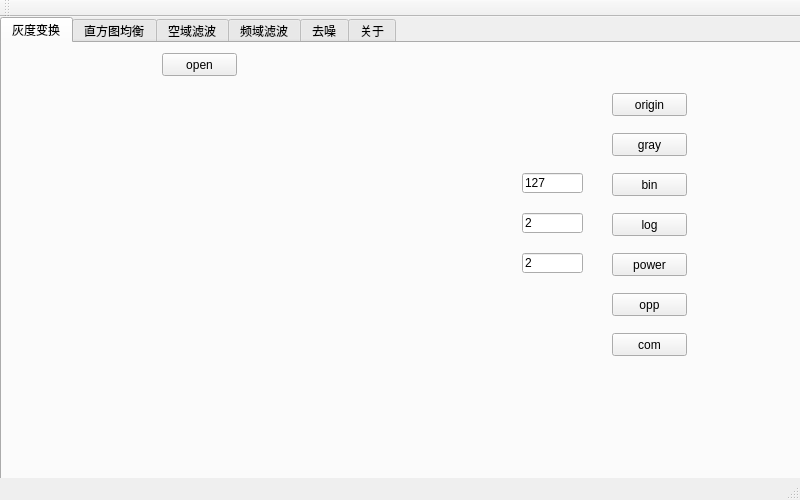
<?xml version="1.0" encoding="UTF-8"?>
<ui version="4.0">
 <class>MainWindow</class>
 <widget class="QMainWindow" name="MainWindow">
  <property name="geometry">
   <rect>
    <x>0</x>
    <y>0</y>
    <width>800</width>
    <height>500</height>
   </rect>
  </property>
  <property name="windowTitle">
   <string>PictureProcess</string>
  </property>
  <widget class="QWidget" name="centralWidget">
   <widget class="QTabWidget" name="tabWidget">
    <property name="geometry">
     <rect>
      <x>0</x>
      <y>0</y>
      <width>801</width>
      <height>471</height>
     </rect>
    </property>
    <property name="currentIndex">
     <number>0</number>
    </property>
    <widget class="QWidget" name="tab">
     <attribute name="title">
      <string>灰度变换</string>
     </attribute>
     <widget class="QPushButton" name="pushButton">
      <property name="geometry">
       <rect>
        <x>160</x>
        <y>10</y>
        <width>75</width>
        <height>23</height>
       </rect>
      </property>
      <property name="text">
       <string>open</string>
      </property>
     </widget>
     <widget class="QLabel" name="labelimage">
      <property name="geometry">
       <rect>
        <x>30</x>
        <y>50</y>
        <width>331</width>
        <height>341</height>
       </rect>
      </property>
      <property name="text">
       <string/>
      </property>
     </widget>
     <widget class="QPushButton" name="pushButton_3">
      <property name="geometry">
       <rect>
        <x>610</x>
        <y>50</y>
        <width>75</width>
        <height>23</height>
       </rect>
      </property>
      <property name="text">
       <string>origin</string>
      </property>
     </widget>
     <widget class="QPushButton" name="pushButton_2">
      <property name="geometry">
       <rect>
        <x>610</x>
        <y>90</y>
        <width>75</width>
        <height>23</height>
       </rect>
      </property>
      <property name="text">
       <string>gray</string>
      </property>
     </widget>
     <widget class="QPushButton" name="pushButton_4">
      <property name="geometry">
       <rect>
        <x>610</x>
        <y>130</y>
        <width>75</width>
        <height>23</height>
       </rect>
      </property>
      <property name="text">
       <string>bin</string>
      </property>
     </widget>
     <widget class="QPushButton" name="pushButton_5">
      <property name="geometry">
       <rect>
        <x>610</x>
        <y>170</y>
        <width>75</width>
        <height>23</height>
       </rect>
      </property>
      <property name="text">
       <string>log</string>
      </property>
     </widget>
     <widget class="QPushButton" name="pushButton_6">
      <property name="geometry">
       <rect>
        <x>610</x>
        <y>210</y>
        <width>75</width>
        <height>23</height>
       </rect>
      </property>
      <property name="text">
       <string>power</string>
      </property>
     </widget>
     <widget class="QPushButton" name="pushButton_7">
      <property name="geometry">
       <rect>
        <x>610</x>
        <y>250</y>
        <width>75</width>
        <height>23</height>
       </rect>
      </property>
      <property name="text">
       <string>opp</string>
      </property>
     </widget>
     <widget class="QPushButton" name="pushButton_8">
      <property name="geometry">
       <rect>
        <x>610</x>
        <y>290</y>
        <width>75</width>
        <height>23</height>
       </rect>
      </property>
      <property name="text">
       <string>com</string>
      </property>
     </widget>
     <widget class="QLineEdit" name="lineEdit_bin">
      <property name="geometry">
       <rect>
        <x>520</x>
        <y>130</y>
        <width>61</width>
        <height>20</height>
       </rect>
      </property>
      <property name="text">
       <string>127</string>
      </property>
     </widget>
     <widget class="QLineEdit" name="lineEdit_log">
      <property name="geometry">
       <rect>
        <x>520</x>
        <y>170</y>
        <width>61</width>
        <height>20</height>
       </rect>
      </property>
      <property name="text">
       <string>2</string>
      </property>
     </widget>
     <widget class="QLineEdit" name="lineEdit_power">
      <property name="geometry">
       <rect>
        <x>520</x>
        <y>210</y>
        <width>61</width>
        <height>20</height>
       </rect>
      </property>
      <property name="text">
       <string>2</string>
      </property>
     </widget>
    </widget>
    <widget class="QWidget" name="tab_2">
     <attribute name="title">
      <string>直方图均衡</string>
     </attribute>
     <widget class="QPushButton" name="pushButton_9">
      <property name="geometry">
       <rect>
        <x>160</x>
        <y>10</y>
        <width>75</width>
        <height>23</height>
       </rect>
      </property>
      <property name="text">
       <string>open</string>
      </property>
     </widget>
     <widget class="QLabel" name="labelimage_2">
      <property name="geometry">
       <rect>
        <x>30</x>
        <y>50</y>
        <width>331</width>
        <height>341</height>
       </rect>
      </property>
      <property name="text">
       <string/>
      </property>
     </widget>
     <widget class="QLabel" name="labelhist">
      <property name="geometry">
       <rect>
        <x>400</x>
        <y>50</y>
        <width>201</width>
        <height>341</height>
       </rect>
      </property>
      <property name="text">
       <string/>
      </property>
     </widget>
     <widget class="QPushButton" name="pushButton_10">
      <property name="geometry">
       <rect>
        <x>670</x>
        <y>220</y>
        <width>75</width>
        <height>71</height>
       </rect>
      </property>
      <property name="text">
       <string>histbalance</string>
      </property>
     </widget>
     <widget class="QPushButton" name="pushButton_11">
      <property name="geometry">
       <rect>
        <x>670</x>
        <y>120</y>
        <width>71</width>
        <height>71</height>
       </rect>
      </property>
      <property name="text">
       <string>origin</string>
      </property>
     </widget>
    </widget>
    <widget class="QWidget" name="tab_3">
     <attribute name="title">
      <string>空域滤波</string>
     </attribute>
     <widget class="QPushButton" name="pushButton_12">
      <property name="geometry">
       <rect>
        <x>160</x>
        <y>10</y>
        <width>75</width>
        <height>23</height>
       </rect>
      </property>
      <property name="text">
       <string>open</string>
      </property>
     </widget>
     <widget class="QLabel" name="labelimage_3">
      <property name="geometry">
       <rect>
        <x>30</x>
        <y>50</y>
        <width>331</width>
        <height>341</height>
       </rect>
      </property>
      <property name="text">
       <string/>
      </property>
     </widget>
     <widget class="QPushButton" name="pushButton_13">
      <property name="geometry">
       <rect>
        <x>430</x>
        <y>40</y>
        <width>75</width>
        <height>23</height>
       </rect>
      </property>
      <property name="text">
       <string>origin</string>
      </property>
     </widget>
     <widget class="QPushButton" name="pushButton_14">
      <property name="geometry">
       <rect>
        <x>430</x>
        <y>80</y>
        <width>75</width>
        <height>23</height>
       </rect>
      </property>
      <property name="text">
       <string>avl_3</string>
      </property>
     </widget>
     <widget class="QPushButton" name="pushButton_15">
      <property name="geometry">
       <rect>
        <x>430</x>
        <y>120</y>
        <width>75</width>
        <height>23</height>
       </rect>
      </property>
      <property name="text">
       <string>avl_5</string>
      </property>
     </widget>
     <widget class="QPushButton" name="pushButton_16">
      <property name="geometry">
       <rect>
        <x>430</x>
        <y>160</y>
        <width>75</width>
        <height>23</height>
       </rect>
      </property>
      <property name="text">
       <string>avl_9</string>
      </property>
     </widget>
     <widget class="QPushButton" name="pushButton_17">
      <property name="geometry">
       <rect>
        <x>530</x>
        <y>80</y>
        <width>75</width>
        <height>23</height>
       </rect>
      </property>
      <property name="text">
       <string>guass_3</string>
      </property>
     </widget>
     <widget class="QPushButton" name="pushButton_18">
      <property name="geometry">
       <rect>
        <x>530</x>
        <y>120</y>
        <width>75</width>
        <height>23</height>
       </rect>
      </property>
      <property name="text">
       <string>guass_5</string>
      </property>
     </widget>
     <widget class="QPushButton" name="pushButton_19">
      <property name="geometry">
       <rect>
        <x>530</x>
        <y>160</y>
        <width>75</width>
        <height>23</height>
       </rect>
      </property>
      <property name="text">
       <string>guass_9</string>
      </property>
     </widget>
     <widget class="QPushButton" name="pushButton_20">
      <property name="geometry">
       <rect>
        <x>430</x>
        <y>210</y>
        <width>75</width>
        <height>23</height>
       </rect>
      </property>
      <property name="text">
       <string>lap</string>
      </property>
     </widget>
     <widget class="QPushButton" name="pushButton_21">
      <property name="geometry">
       <rect>
        <x>530</x>
        <y>210</y>
        <width>75</width>
        <height>23</height>
       </rect>
      </property>
      <property name="text">
       <string>lap_sharpen</string>
      </property>
     </widget>
     <widget class="QPushButton" name="pushButton_22">
      <property name="geometry">
       <rect>
        <x>430</x>
        <y>250</y>
        <width>75</width>
        <height>23</height>
       </rect>
      </property>
      <property name="text">
       <string>rob</string>
      </property>
     </widget>
     <widget class="QPushButton" name="pushButton_23">
      <property name="geometry">
       <rect>
        <x>530</x>
        <y>250</y>
        <width>75</width>
        <height>23</height>
       </rect>
      </property>
      <property name="text">
       <string>rob_sharpen</string>
      </property>
     </widget>
     <widget class="QPushButton" name="pushButton_24">
      <property name="geometry">
       <rect>
        <x>430</x>
        <y>290</y>
        <width>75</width>
        <height>23</height>
       </rect>
      </property>
      <property name="text">
       <string>sob</string>
      </property>
     </widget>
     <widget class="QPushButton" name="pushButton_25">
      <property name="geometry">
       <rect>
        <x>530</x>
        <y>290</y>
        <width>75</width>
        <height>23</height>
       </rect>
      </property>
      <property name="text">
       <string>sob_sharpen</string>
      </property>
     </widget>
    </widget>
    <widget class="QWidget" name="tab_4">
     <attribute name="title">
      <string>频域滤波</string>
     </attribute>
     <widget class="QPushButton" name="pushButton_39">
      <property name="geometry">
       <rect>
        <x>160</x>
        <y>10</y>
        <width>75</width>
        <height>23</height>
       </rect>
      </property>
      <property name="text">
       <string>open</string>
      </property>
     </widget>
     <widget class="QLabel" name="labelimage_4">
      <property name="geometry">
       <rect>
        <x>30</x>
        <y>50</y>
        <width>331</width>
        <height>341</height>
       </rect>
      </property>
      <property name="text">
       <string/>
      </property>
     </widget>
     <widget class="QPushButton" name="pushButton_40">
      <property name="geometry">
       <rect>
        <x>420</x>
        <y>70</y>
        <width>101</width>
        <height>23</height>
       </rect>
      </property>
      <property name="text">
       <string>ideal_highpass</string>
      </property>
     </widget>
     <widget class="QPushButton" name="pushButton_41">
      <property name="geometry">
       <rect>
        <x>420</x>
        <y>110</y>
        <width>101</width>
        <height>23</height>
       </rect>
      </property>
      <property name="text">
       <string>ideal_lowpass</string>
      </property>
     </widget>
     <widget class="QPushButton" name="pushButton_42">
      <property name="geometry">
       <rect>
        <x>380</x>
        <y>180</y>
        <width>141</width>
        <height>23</height>
       </rect>
      </property>
      <property name="text">
       <string>butterworth_highpass</string>
      </property>
     </widget>
     <widget class="QPushButton" name="pushButton_43">
      <property name="geometry">
       <rect>
        <x>380</x>
        <y>220</y>
        <width>141</width>
        <height>23</height>
       </rect>
      </property>
      <property name="text">
       <string>butterworth_lowpass</string>
      </property>
     </widget>
     <widget class="QLabel" name="label_5">
      <property name="geometry">
       <rect>
        <x>570</x>
        <y>30</y>
        <width>54</width>
        <height>12</height>
       </rect>
      </property>
      <property name="text">
       <string>range</string>
      </property>
     </widget>
     <widget class="QLabel" name="label_6">
      <property name="geometry">
       <rect>
        <x>660</x>
        <y>30</y>
        <width>54</width>
        <height>12</height>
       </rect>
      </property>
      <property name="text">
       <string>order</string>
      </property>
     </widget>
     <widget class="QLineEdit" name="lineEdit_idealh">
      <property name="geometry">
       <rect>
        <x>550</x>
        <y>70</y>
        <width>71</width>
        <height>20</height>
       </rect>
      </property>
      <property name="text">
       <string>60000</string>
      </property>
     </widget>
     <widget class="QLineEdit" name="lineEdit_ideall">
      <property name="geometry">
       <rect>
        <x>550</x>
        <y>110</y>
        <width>71</width>
        <height>20</height>
       </rect>
      </property>
      <property name="text">
       <string>60000</string>
      </property>
     </widget>
     <widget class="QLineEdit" name="lineEdit_butterh">
      <property name="geometry">
       <rect>
        <x>550</x>
        <y>180</y>
        <width>71</width>
        <height>20</height>
       </rect>
      </property>
      <property name="text">
       <string>30000</string>
      </property>
     </widget>
     <widget class="QLineEdit" name="lineEdit_butterl">
      <property name="geometry">
       <rect>
        <x>550</x>
        <y>220</y>
        <width>71</width>
        <height>20</height>
       </rect>
      </property>
      <property name="text">
       <string>50000</string>
      </property>
     </widget>
     <widget class="QLineEdit" name="lineEdit_butterho">
      <property name="geometry">
       <rect>
        <x>650</x>
        <y>180</y>
        <width>71</width>
        <height>20</height>
       </rect>
      </property>
      <property name="text">
       <string>5</string>
      </property>
     </widget>
     <widget class="QLineEdit" name="lineEdit_butterlo">
      <property name="geometry">
       <rect>
        <x>650</x>
        <y>220</y>
        <width>71</width>
        <height>20</height>
       </rect>
      </property>
      <property name="text">
       <string>5</string>
      </property>
     </widget>
     <widget class="QPushButton" name="pushButton_44">
      <property name="geometry">
       <rect>
        <x>420</x>
        <y>20</y>
        <width>101</width>
        <height>23</height>
       </rect>
      </property>
      <property name="text">
       <string>origin</string>
      </property>
     </widget>
    </widget>
    <widget class="QWidget" name="tab_5">
     <attribute name="title">
      <string>去噪</string>
     </attribute>
     <widget class="QPushButton" name="pushButton_26">
      <property name="geometry">
       <rect>
        <x>160</x>
        <y>10</y>
        <width>75</width>
        <height>23</height>
       </rect>
      </property>
      <property name="text">
       <string>open</string>
      </property>
     </widget>
     <widget class="QLabel" name="labelimage_5">
      <property name="geometry">
       <rect>
        <x>30</x>
        <y>50</y>
        <width>331</width>
        <height>341</height>
       </rect>
      </property>
      <property name="text">
       <string/>
      </property>
     </widget>
     <widget class="QPushButton" name="pushButton_27">
      <property name="geometry">
       <rect>
        <x>690</x>
        <y>50</y>
        <width>75</width>
        <height>71</height>
       </rect>
      </property>
      <property name="text">
       <string>origin</string>
      </property>
     </widget>
     <widget class="QPushButton" name="pushButton_28">
      <property name="geometry">
       <rect>
        <x>410</x>
        <y>180</y>
        <width>81</width>
        <height>23</height>
       </rect>
      </property>
      <property name="text">
       <string>guass</string>
      </property>
     </widget>
     <widget class="QPushButton" name="pushButton_29">
      <property name="geometry">
       <rect>
        <x>500</x>
        <y>180</y>
        <width>81</width>
        <height>23</height>
       </rect>
      </property>
      <property name="text">
       <string>pepper</string>
      </property>
     </widget>
     <widget class="QPushButton" name="pushButton_30">
      <property name="geometry">
       <rect>
        <x>590</x>
        <y>180</y>
        <width>81</width>
        <height>23</height>
       </rect>
      </property>
      <property name="text">
       <string>salt</string>
      </property>
     </widget>
     <widget class="QPushButton" name="pushButton_31">
      <property name="geometry">
       <rect>
        <x>680</x>
        <y>180</y>
        <width>81</width>
        <height>23</height>
       </rect>
      </property>
      <property name="text">
       <string>pepper_salt</string>
      </property>
     </widget>
     <widget class="QPushButton" name="pushButton_32">
      <property name="geometry">
       <rect>
        <x>410</x>
        <y>300</y>
        <width>81</width>
        <height>23</height>
       </rect>
      </property>
      <property name="text">
       <string>avl</string>
      </property>
     </widget>
     <widget class="QPushButton" name="pushButton_33">
      <property name="geometry">
       <rect>
        <x>500</x>
        <y>300</y>
        <width>81</width>
        <height>23</height>
       </rect>
      </property>
      <property name="text">
       <string>median</string>
      </property>
     </widget>
     <widget class="QPushButton" name="pushButton_34">
      <property name="geometry">
       <rect>
        <x>410</x>
        <y>350</y>
        <width>81</width>
        <height>23</height>
       </rect>
      </property>
      <property name="text">
       <string>har</string>
      </property>
     </widget>
     <widget class="QPushButton" name="pushButton_35">
      <property name="geometry">
       <rect>
        <x>500</x>
        <y>350</y>
        <width>81</width>
        <height>23</height>
       </rect>
      </property>
      <property name="text">
       <string>inver_har</string>
      </property>
     </widget>
     <widget class="QPushButton" name="pushButton_36">
      <property name="geometry">
       <rect>
        <x>410</x>
        <y>410</y>
        <width>81</width>
        <height>23</height>
       </rect>
      </property>
      <property name="text">
       <string>adapt_avl</string>
      </property>
     </widget>
     <widget class="QPushButton" name="pushButton_37">
      <property name="geometry">
       <rect>
        <x>590</x>
        <y>300</y>
        <width>81</width>
        <height>23</height>
       </rect>
      </property>
      <property name="text">
       <string>adapt_median</string>
      </property>
     </widget>
     <widget class="QPushButton" name="pushButton_38">
      <property name="geometry">
       <rect>
        <x>590</x>
        <y>350</y>
        <width>81</width>
        <height>23</height>
       </rect>
      </property>
      <property name="text">
       <string>geo</string>
      </property>
     </widget>
     <widget class="QLineEdit" name="lineEdit_guass">
      <property name="geometry">
       <rect>
        <x>410</x>
        <y>210</y>
        <width>81</width>
        <height>20</height>
       </rect>
      </property>
      <property name="text">
       <string>30</string>
      </property>
     </widget>
     <widget class="QLineEdit" name="lineEdit_pepper">
      <property name="geometry">
       <rect>
        <x>500</x>
        <y>210</y>
        <width>81</width>
        <height>20</height>
       </rect>
      </property>
      <property name="text">
       <string>0.1</string>
      </property>
     </widget>
     <widget class="QLineEdit" name="lineEdit_salt">
      <property name="geometry">
       <rect>
        <x>590</x>
        <y>210</y>
        <width>81</width>
        <height>20</height>
       </rect>
      </property>
      <property name="text">
       <string>0.1</string>
      </property>
     </widget>
     <widget class="QLineEdit" name="lineEdit_peppersalt">
      <property name="geometry">
       <rect>
        <x>680</x>
        <y>210</y>
        <width>81</width>
        <height>20</height>
       </rect>
      </property>
      <property name="text">
       <string>0.2</string>
      </property>
     </widget>
     <widget class="QLineEdit" name="lineEdit_guass_2">
      <property name="geometry">
       <rect>
        <x>410</x>
        <y>240</y>
        <width>81</width>
        <height>20</height>
       </rect>
      </property>
      <property name="text">
       <string>5</string>
      </property>
     </widget>
     <widget class="QLabel" name="label_3">
      <property name="geometry">
       <rect>
        <x>370</x>
        <y>210</y>
        <width>54</width>
        <height>12</height>
       </rect>
      </property>
      <property name="text">
       <string>avl</string>
      </property>
     </widget>
     <widget class="QLabel" name="label_4">
      <property name="geometry">
       <rect>
        <x>370</x>
        <y>240</y>
        <width>54</width>
        <height>12</height>
       </rect>
      </property>
      <property name="text">
       <string>sigma</string>
      </property>
     </widget>
     <widget class="QLineEdit" name="lineEdit_adavl">
      <property name="geometry">
       <rect>
        <x>500</x>
        <y>410</y>
        <width>81</width>
        <height>20</height>
       </rect>
      </property>
      <property name="text">
       <string>25</string>
      </property>
     </widget>
     <widget class="QLabel" name="labelimage_noisehist">
      <property name="geometry">
       <rect>
        <x>390</x>
        <y>20</y>
        <width>241</width>
        <height>111</height>
       </rect>
      </property>
      <property name="text">
       <string/>
      </property>
     </widget>
     <widget class="QPushButton" name="pushButton_45">
      <property name="geometry">
       <rect>
        <x>250</x>
        <y>10</y>
        <width>75</width>
        <height>23</height>
       </rect>
      </property>
      <property name="text">
       <string>gray</string>
      </property>
     </widget>
     <widget class="QLineEdit" name="lineEdit_inverhar">
      <property name="geometry">
       <rect>
        <x>500</x>
        <y>380</y>
        <width>81</width>
        <height>20</height>
       </rect>
      </property>
      <property name="text">
       <string>1.5</string>
      </property>
     </widget>
     <widget class="QLabel" name="label">
      <property name="geometry">
       <rect>
        <x>560</x>
        <y>150</y>
        <width>54</width>
        <height>12</height>
       </rect>
      </property>
      <property name="text">
       <string>add noise</string>
      </property>
     </widget>
     <zorder>pushButton_26</zorder>
     <zorder>labelimage_5</zorder>
     <zorder>pushButton_27</zorder>
     <zorder>pushButton_28</zorder>
     <zorder>pushButton_29</zorder>
     <zorder>pushButton_30</zorder>
     <zorder>pushButton_31</zorder>
     <zorder>pushButton_32</zorder>
     <zorder>pushButton_33</zorder>
     <zorder>pushButton_34</zorder>
     <zorder>pushButton_35</zorder>
     <zorder>pushButton_36</zorder>
     <zorder>pushButton_37</zorder>
     <zorder>pushButton_38</zorder>
     <zorder>lineEdit_guass</zorder>
     <zorder>lineEdit_pepper</zorder>
     <zorder>lineEdit_salt</zorder>
     <zorder>lineEdit_peppersalt</zorder>
     <zorder>lineEdit_guass_2</zorder>
     <zorder>label_3</zorder>
     <zorder>label_4</zorder>
     <zorder>lineEdit_adavl</zorder>
     <zorder>pushButton_45</zorder>
     <zorder>lineEdit_inverhar</zorder>
     <zorder>label</zorder>
     <zorder>labelimage_noisehist</zorder>
    </widget>
    <widget class="QWidget" name="tab_6">
     <attribute name="title">
      <string>关于</string>
     </attribute>
     <widget class="QLabel" name="label_2">
      <property name="geometry">
       <rect>
        <x>500</x>
        <y>180</y>
        <width>101</width>
        <height>51</height>
       </rect>
      </property>
      <property name="text">
       <string>Author:邹翔宇</string>
      </property>
     </widget>
     <widget class="QLabel" name="labelimage_6">
      <property name="geometry">
       <rect>
        <x>120</x>
        <y>100</y>
        <width>271</width>
        <height>261</height>
       </rect>
      </property>
      <property name="text">
       <string/>
      </property>
     </widget>
     <widget class="QLabel" name="label_7">
      <property name="geometry">
       <rect>
        <x>500</x>
        <y>80</y>
        <width>131</width>
        <height>81</height>
       </rect>
      </property>
      <property name="text">
       <string>PictureProcess ver1.4</string>
      </property>
     </widget>
     <widget class="QLabel" name="label_8">
      <property name="geometry">
       <rect>
        <x>500</x>
        <y>230</y>
        <width>181</width>
        <height>16</height>
       </rect>
      </property>
      <property name="text">
       <string>Email:xdnzxy@gmail.com</string>
      </property>
     </widget>
    </widget>
   </widget>
  </widget>
  <widget class="QToolBar" name="mainToolBar">
   <attribute name="toolBarArea">
    <enum>TopToolBarArea</enum>
   </attribute>
   <attribute name="toolBarBreak">
    <bool>false</bool>
   </attribute>
  </widget>
  <widget class="QStatusBar" name="statusBar"/>
 </widget>
 <layoutdefault spacing="6" margin="11"/>
 <resources/>
 <connections/>
</ui>
